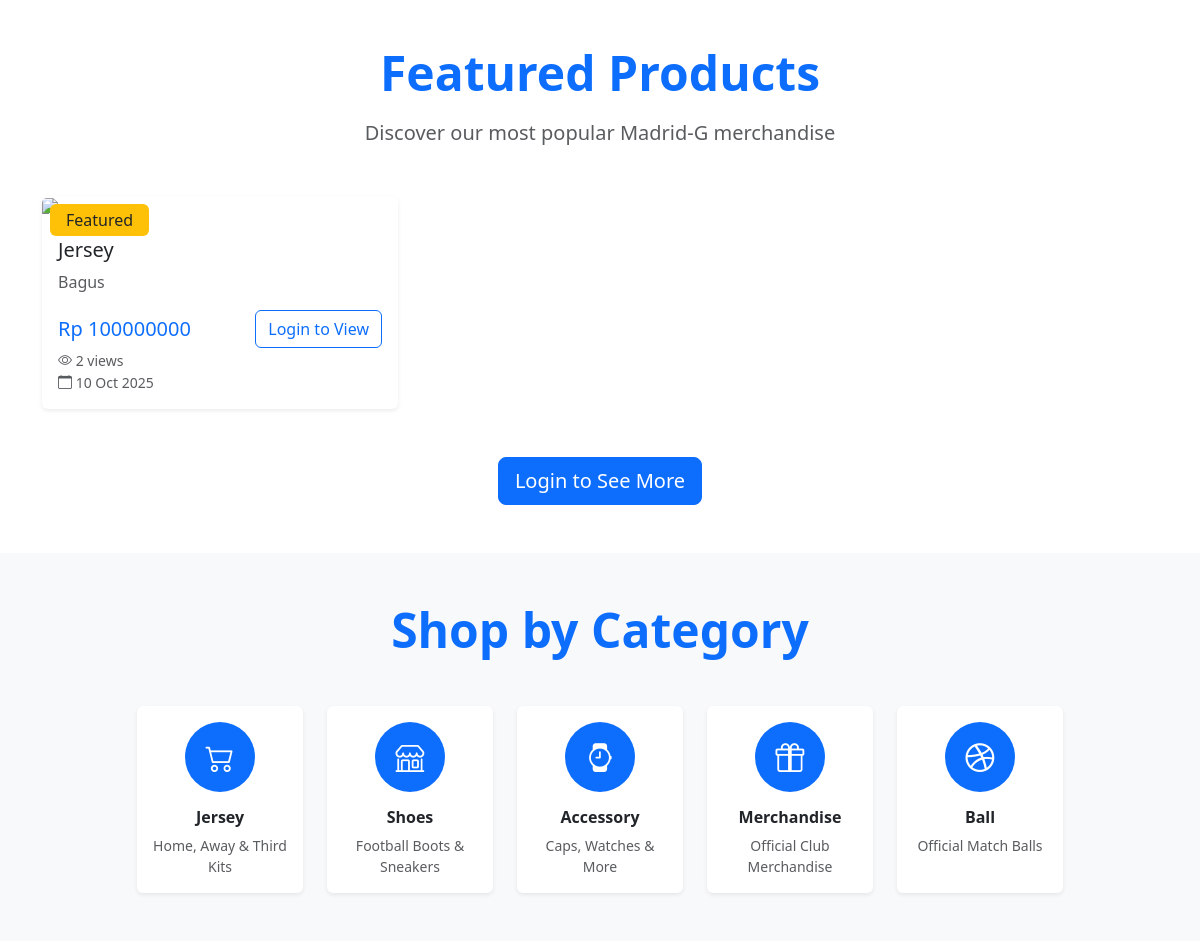
Before: / (middle part) with the older database file.
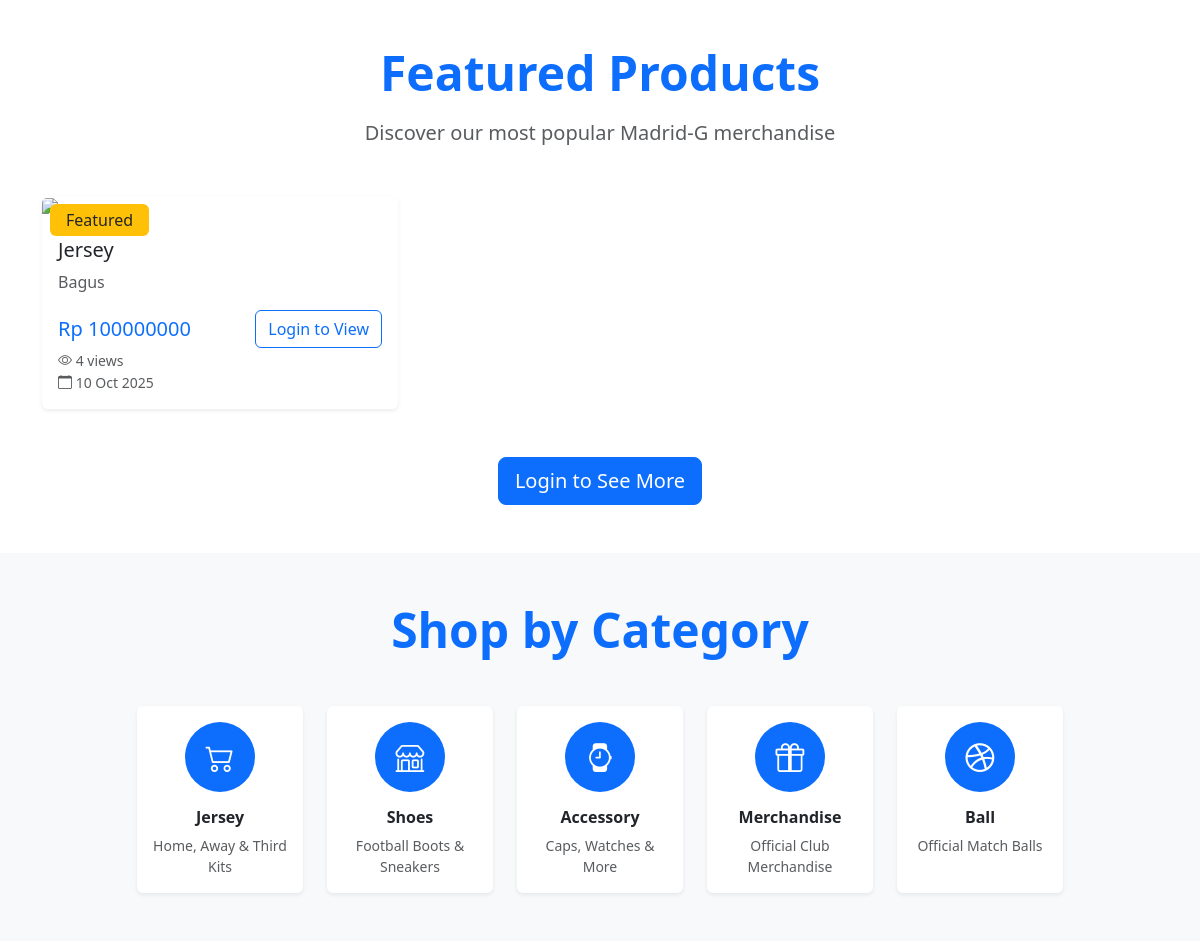
After: the same page with the newer database file.
### main/models.py (models this page shows, shortened)
class Product(models.Model):
    CATEGORY_CHOICES = [
        ('jersey', 'Jersey'),
        ('shoes', 'Shoes'),
        ('accessory', 'Accessory'),
        ('merch', 'Merchandise'),
        ('ball', 'Ball'),
    ]
    id = models.UUIDField(primary_key=True, default=uuid.uuid4, editable=False)
    user = models.ForeignKey(User, on_delete=models.CASCADE, null=True)
    title = models.CharField(max_length=255)
    price = models.IntegerField()
    description = models.TextField()
    thumbnail = models.URLField(blank=True, null=True)
    category = models.CharField(max_length=50, choices=CATEGORY_CHOICES, default='jersey')
    is_featured = models.BooleanField(default=False)
    stock = models.PositiveIntegerField(default=0)
    rating = models.FloatField(default=0.0)
    brand = models.CharField(max_length=100, blank=True, null=True)
    views = models.IntegerField(default=0)
    created_at = models.DateTimeField(auto_now_add=True)
    updated_at = models.DateTimeField(auto_now=True)

### main/views.py (the view)
# urls.py: path('', landing_page, name='landing'),
def landing_page(request):
    featured_products = Product.objects.all().order_by('-created_at')[:6]
    context = {
        'name': 'Ghalen',
        'npm': '2406437306',
        'class': 'PBP B',
        'last_login': request.COOKIES.get('last_login', 'Never'),
        'featured_products': featured_products,  # Kirim produk ke template
    }
    return render(request, 'landing.html', context)

### main/templates/landing.html (shortened to what this page needs)
{% extends 'base.html' %}
{% load static %}
{% block content %}
<section class="py-5">
    <div class="container">
        <div class="text-center mb-5">
            <h2 class="display-5 fw-bold text-primary mb-3">Featured Products</h2>
            <p class="lead text-muted">Discover our most popular Madrid-G merchandise</p>
        </div>
        {% if featured_products %}
        <div class="row g-4">
            {% for product in featured_products %}
            <div class="col-lg-4 col-md-6">
                <div class="card product-card h-100 border-0 shadow-sm">
                    <div class="position-relative">
                        {% if product.is_featured %}
                            <span class="position-absolute top-0 start-0 bg-warning text-dark px-3 py-1 m-2 rounded">Featured</span>
                        {% endif %}
                    </div>
                    <div class="card-body d-flex flex-column">
                        <h5 class="card-title">{{ product.title }}</h5>
                        <p class="card-text text-muted">{{ product.description|truncatewords:20 }}</p>
                        <div class="mt-auto">
                            <div class="d-flex justify-content-between align-items-center">
                                <span class="h5 text-primary mb-0">Rp {{ product.price }}</span>
                                {% if user.is_authenticated %}
                                    <a href="{% url 'main:show_product' product.id %}" class="btn btn-primary">View Details</a>
                                {% else %}
                                    <a href="{% url 'main:login' %}" class="btn btn-outline-primary">Login to View</a>
                                {% endif %}
                            </div>
                            <small class="text-muted"><i class="bi bi-eye"></i> {{ product.views }} views</small>
                            <small class="text-muted d-block"><i class="bi bi-calendar"></i> {{ product.created_at|date:"d M Y" }}</small>
                        </div>
                    </div>
                </div>
            </div>
            {% endfor %}
        </div>
        <div class="text-center mt-5">
            {% if user.is_authenticated %}
                <a href="{% url 'main:show_main' %}" class="btn btn-primary btn-lg">View All Products</a>
            {% else %}
                <a href="{% url 'main:login' %}" class="btn btn-primary btn-lg">Login to See More</a>
            {% endif %}
        </div>
        {% endif %}
    </div>
</section>
<section class="py-5 bg-light">
    <div class="container">
        <div class="text-center mb-5">
            <h2 class="display-5 fw-bold text-primary mb-3">Shop by Category</h2>
        </div>
        <div class="row g-4 justify-content-center">
            <div class="col-lg-2 col-md-4 col-6">
                <div class="category-card text-center p-3 bg-white rounded shadow-sm h-100">
                    <div class="bg-primary rounded-circle mx-auto mb-3 d-flex align-items-center justify-content-center" style="width: 70px; height: 70px;">
                        <i class="bi bi-cart2 text-white" style="font-size: 1.8rem;"></i>
                    </div>
                    <h6 class="fw-bold">Jersey</h6>
                    <p class="text-muted small mb-0">Home, Away & Third Kits</p>
                </div>
            </div>
            <div class="col-lg-2 col-md-4 col-6">
                <div class="category-card text-center p-3 bg-white rounded shadow-sm h-100">
                    <div class="bg-primary rounded-circle mx-auto mb-3 d-flex align-items-center justify-content-center" style="width: 70px; height: 70px;">
                        <i class="bi bi-shop text-white" style="font-size: 1.8rem;"></i>
                    </div>
                    <h6 class="fw-bold">Shoes</h6>
                    <p class="text-muted small mb-0">Football Boots & Sneakers</p>
                </div>
            </div>
            <div class="col-lg-2 col-md-4 col-6">
                <div class="category-card text-center p-3 bg-white rounded shadow-sm h-100">
                    <div class="bg-primary rounded-circle mx-auto mb-3 d-flex align-items-center justify-content-center" style="width: 70px; height: 70px;">
                        <i class="bi bi-watch text-white" style="font-size: 1.8rem;"></i>
                    </div>
                    <h6 class="fw-bold">Accessory</h6>
                    <p class="text-muted small mb-0">Caps, Watches & More</p>
                </div>
            </div>
            <div class="col-lg-2 col-md-4 col-6">
                <div class="category-card text-center p-3 bg-white rounded shadow-sm h-100">
                    <div class="bg-primary rounded-circle mx-auto mb-3 d-flex align-items-center justify-content-center" style="width: 70px; height: 70px;">
                        <i class="bi bi-gift text-white" style="font-size: 1.8rem;"></i>
                    </div>
                    <h6 class="fw-bold">Merchandise</h6>
                    <p class="text-muted small mb-0">Official Club Merchandise</p>
                </div>
            </div>
            <div class="col-lg-2 col-md-4 col-6">
                <div class="category-card text-center p-3 bg-white rounded shadow-sm h-100">
                    <div class="bg-primary rounded-circle mx-auto mb-3 d-flex align-items-center justify-content-center" style="width: 70px; height: 70px;">
                        <i class="bi bi-dribbble text-white" style="font-size: 1.8rem;"></i>
                    </div>
                    <h6 class="fw-bold">Ball</h6>
                    <p class="text-muted small mb-0">Official Match Balls</p>
                </div>
            </div>
        </div>
    </div>
</section>
{% endblock content %}

### templates/base.html (shortened to what this page needs)
<!DOCTYPE html>
<html lang="en">
<head>
    <link href="https://cdn.jsdelivr.net/npm/bootstrap@5.3.3/dist/css/bootstrap.min.css" rel="stylesheet">
    <link rel="stylesheet" href="https://cdn.jsdelivr.net/npm/bootstrap-icons/font/bootstrap-icons.css">
    {% load static %}
</head>
<body>
    <main>
        {% block content %}{% endblock content %}
    </main>
</body>
</html>

### templates/toast.html (shortened to what this page needs)
{% load static %}

### main/templates/landing.html (style rules this page uses)
.product-card { transition: transform 0.3s ease, box-shadow 0.3s ease; border: none !important; }
.category-card { transition: transform 0.3s ease; border: none !important; }

Changed rows visible on the page:
changed Product "Jersey": views "2" → "4"
